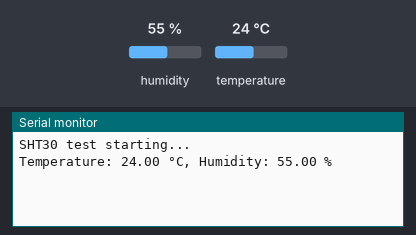
Recording of a sketch running on a simulated ESP32. Shown: the last lines printed to the serial monitor. Inputs (shaded band) come from the test bench; at power-on: humidity 55 %, temperature 24 °C.

Above: at 2.2 s.
2.3 s: humidity set to 22 %
At 3.7 s:
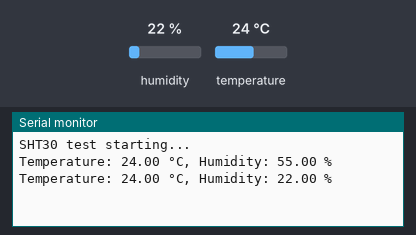
5.0 s: temperature set to 12 °C
At 5.5 s:
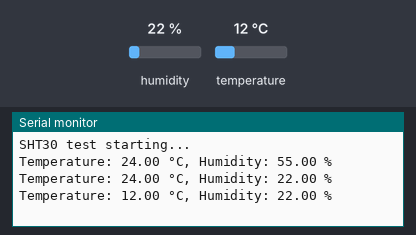
7.7 s: humidity set to 40 %
At 10.3 s:
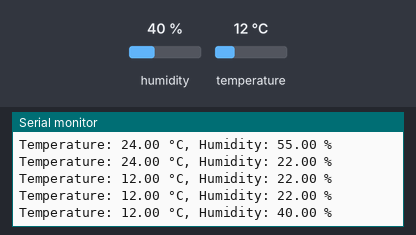
Timing chart, 0 to 11.8 s (numbered marks = the images above; inputs shaded):
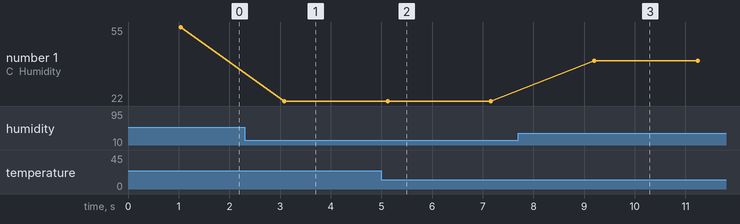

The sketch:

SHT30_test.ino
```cpp
#include <Wire.h>
#include <Adafruit_SHT31.h>

// Create an SHT31 object
Adafruit_SHT31 sht30 = Adafruit_SHT31();

void setup() {
  // Start the serial port for debugging.
  Serial.begin(115200);
  // Wait a moment for the Serial Monitor to open (optional on ESP32).
  delay(1000);
  Serial.println("SHT30 test starting...");

  // Initialize I²C explicitly with the Core2 default pins:
  Wire.begin(21, 22); // SDA=21, SCL=22

  // Initialize the SHT30 sensor at address 0x44
  if (!sht30.begin(0x44)) {
    Serial.println("Couldn't find SHT30 sensor at 0x44");
    while (1) {
      delay(1);
    }
  }
}

void loop() {
  // Read temperature in °C and relative humidity in %
  float temperature = sht30.readTemperature();
  float humidity = sht30.readHumidity();

  // Check if readings are valid (not NaN)
  if (!isnan(temperature) && !isnan(humidity)) {
    Serial.print("Temperature: ");
    Serial.print(temperature);
    Serial.print(" °C, Humidity: ");
    Serial.print(humidity);
    Serial.println(" %");
  } else {
    Serial.println("Failed to read from SHT30 sensor!");
  }

  // Wait 2 seconds before the next reading.
  delay(2000);
}
```

Measured:
- after the input at 2.3 s, the serial monitor: prints a new line after 0.78 s (image 1)
- after the input at 5.0 s, the serial monitor: prints a new line after 0.12 s (image 2)
- after the input at 7.7 s, the serial monitor: prints a new line after 1.5 s (image 3)
- plotted number 1: 55 → 22 after the input at 2.3 s, 22 → 40 after the input at 7.7 s
